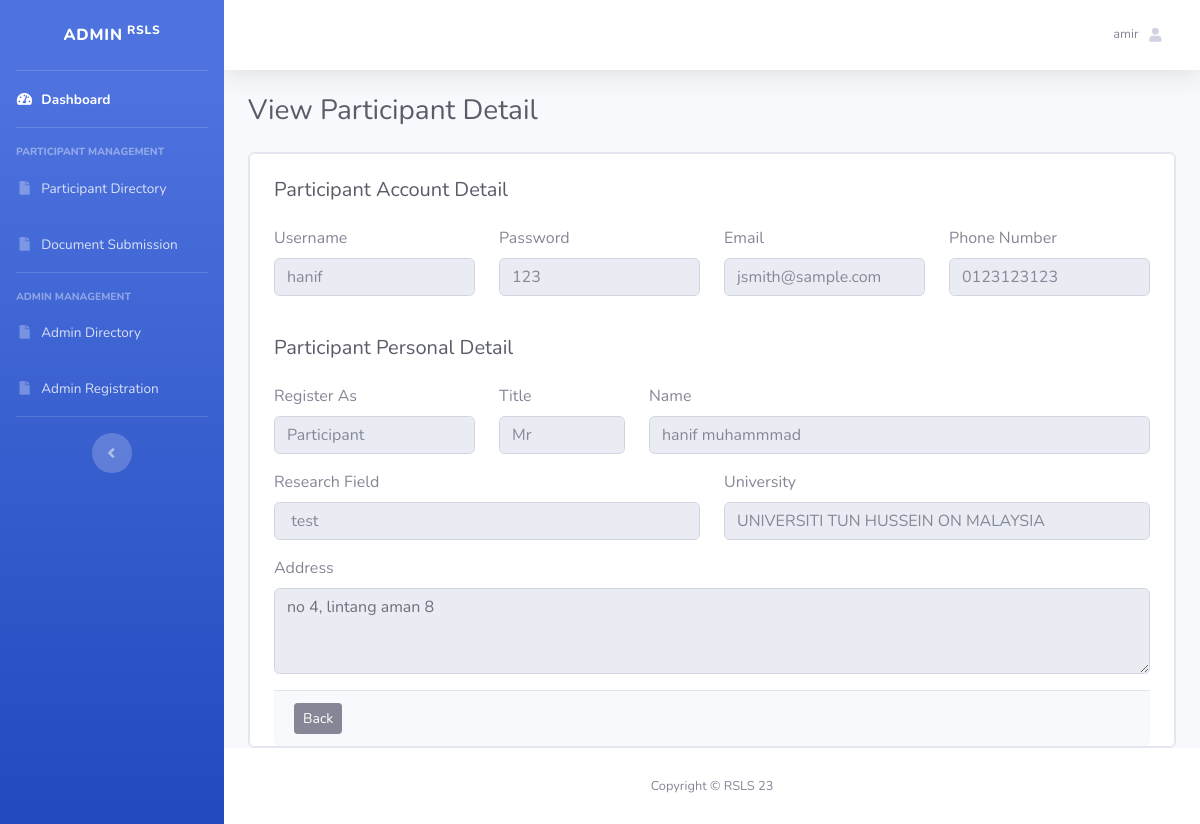
The app's page /admin/participant_management/viewParticipant.php?id=13 (signed in) with its own data.
### tables this page shows
CREATE TABLE `registration` (
  `id` int(100) NOT NULL,
  `title` varchar(10) DEFAULT NULL,
  `full_name` varchar(30) DEFAULT NULL,
  `phone_number` varchar(20) DEFAULT NULL,
  `register_as` varchar(20) DEFAULT NULL,
  `address` varchar(50) DEFAULT NULL,
  `university` varchar(50) DEFAULT NULL,
  `research_field` varchar(100) DEFAULT NULL,
  `id_login` int(100) DEFAULT NULL
);

CREATE TABLE `users` (
  `id` int(100) NOT NULL,
  `username` varchar(50) DEFAULT NULL,
  `email` varchar(30) DEFAULT NULL,
  `password` varchar(100) DEFAULT NULL,
  `trn_date` varchar(20) DEFAULT NULL,
  `access_level` varchar(20) DEFAULT NULL
);

### admin/participant_management/viewParticipant.php (the view, shortened to what this page needs)
<?php
require('../../db/db_connect.php');
if (isset($_GET['id'])) {
    $Id = $_GET['id'];
    $query = "SELECT * FROM users JOIN registration ON users.id = registration.id_login WHERE registration.id_login = $Id";
    $result = mysqli_query($conn,$query) or die(mysqli_connect_error());
    $user = mysqli_fetch_assoc($result);
}
?>
<!DOCTYPE html>
<html lang="en">
<head>
    <link href="../vendor/fontawesome-free/css/all.min.css" rel="stylesheet" type="text/css">
    <link href="../css/sb-admin-2.min.css" rel="stylesheet">
        <link href="../vendor/datatables/dataTables.bootstrap4.min.css" rel="stylesheet">
</head>
<body id="page-top">
    <div id="wrapper">
        <ul class="navbar-nav bg-gradient-primary sidebar sidebar-dark accordion" id="accordionSidebar">
            <a class="sidebar-brand d-flex align-items-center justify-content-center" href="index.php">
                <div class="sidebar-brand-text mx-2">Admin<sup> RSLS</sup></div>
            </a>
            <hr class="sidebar-divider my-0">
            <li class="nav-item active">
                <a class="nav-link" href="../index.php">
                    <i class="fas fa-fw fa-tachometer-alt"></i>
                    <span>Dashboard</span></a>
            </li>
            <hr class="sidebar-divider">
            <div class="sidebar-heading">
                Participant Management
            </div>
            <li class="nav-item">
                <a class="nav-link" href="index.php">
                    <i class="fas fa-fw fa-file"></i>
                    <span>Participant Directory</span></a>
            </li>
            <li class="nav-item">
                <a class="nav-link" href="../document_submission/index.php">
                    <i class="fas fa-fw fa-file"></i>
                    <span>Document Submission</span></a>
            </li>
            <hr class="sidebar-divider d-none d-md-block">
            <div class="sidebar-heading">
                Admin Management
            </div>
            <li class="nav-item">
                <a class="nav-link" href="../admin_management/index.php">
                    <i class="fas fa-fw fa-file"></i>
                    <span>Admin Directory</span></a>
            </li>
            <li class="nav-item">
                <a class="nav-link" href="../admin_management/registerAdmin.php">
                    <i class="fas fa-fw fa-file"></i>
                    <span>Admin Registration</span></a>
            </li>
            <hr class="sidebar-divider d-none d-md-block">
            <div class="text-center d-none d-md-inline">
                <button class="rounded-circle border-0" id="sidebarToggle"></button>
            </div>
        </ul>
        <div id="content-wrapper" class="d-flex flex-column">
            <div id="content">
                <nav class="navbar navbar-expand navbar-light bg-white topbar mb-4 static-top shadow">
                    <ul class="navbar-nav ml-auto">
                        <li class="nav-item dropdown no-arrow">
                            <a class="nav-link dropdown-toggle" href="#" id="userDropdown" role="button"
                                data-toggle="dropdown" aria-haspopup="true" aria-expanded="false">
                                <span class="mr-2 d-none d-lg-inline text-gray-600 small"> <?php echo $_SESSION['username']; ?></span>
                                <i class="fas fa-user fa-sm fa-fw mr-2 text-gray-400"></i>
                            </a>
                        </li>
                    </ul>
                </nav>
                 <div class="container-fluid">
<h1 class="h3 mb-4 text-gray-800">View Participant Detail</h1>
<div class="card card-outline card-primary">
    <div class=" card card-outline  ">
            <div class="container-fluid">
                <div id="msg"></div> <br>
                <form action="" id="manage-user" method="POST">
                <h1 class="h5 mb-4 text-gray-800">Participant Account Detail</h1>
                    <div class="form-group row">
                        <div class="col-sm-3 mb-3 mb-sm-0">
                            <label for="title">Username</label>
                            <input type="text" class="form-control form-control-user" name="username"id="username" placeholder="<?php echo $user['username']?>" disabled>
                        </div>
                        <div class="col-sm-3">
                            <label for="password">Password</label>
                            <input type="text" class="form-control form-control-user" name="password" id="password" placeholder="<?php echo $user['password']?>" disabled>
                        </div>
                        <div class="col-sm-3">
                            <label for="name">Email</label>
                            <input type="text" class="form-control form-control-user" name="email" id="email" placeholder="<?php echo $user['email']?>" disabled>
                        </div>
                        <div class="col-sm-3 mb-3 mb-sm-0">
                            <label for="title">Phone Number</label>
                            <input type="text" class="form-control form-control-user" name="phone_number"id="phone_number" placeholder="<?php echo $user['phone_number']?>" disabled>
                        </div>
                    </div> <br>
                    <h1 class="h5 mb-4 text-gray-800">Participant Personal Detail</h1>
                    <div class="form-group row">
                        <div class="col-sm-3 mb-3 mb-sm-0">
                            <label for="title">Register As</label>
                            <input type="text" class="form-control form-control-user" name="register_as"id="register_as" placeholder="<?php echo $user['register_as']?>" disabled>
                        </div>
                        <div class="col-sm-2 mb-3 mb-sm-0">
                            <label for="title">Title</label>
                            <input type="text" class="form-control form-control-user" name="title"id="title" placeholder="<?php echo $user['title']?>" disabled>
                        </div>
                        <div class="col-sm-7">
                            <label for="name">Name</label>
                            <input type="text" class="form-control form-control-user" name="full_name" id="full_name" placeholder="<?php echo $user['full_name']?>" disabled>
                        </div>
                    </div>
                    <div class="form-group row">
                        <div class="col-sm-6 mb-3 mb-sm-0">
                            <label for="research_field">Research Field</label>
                            <input type="text" class="form-control form-control-user" name="research_field"id="research_field" placeholder="<?php echo $user['research_field']?>" disabled>
                        </div>
                        <div class="col-sm-6">
                            <label for="university">University</label>
                            <input type="text" class="form-control form-control-user" name="university" id="university" placeholder="<?php echo $user['university']?>" disabled>
                        </div>
                    </div>
                    <div class="form-group">
                        <label for="Address">Address</label>
                        <textarea class="form-control" id="exampleFormControlTextarea1" id="address" name="address" rows="3" disabled><?php echo $user['address']?></textarea>
                    </div>
                    <div class="card-footer">
                        <div class="col-md-12">
                            <div class="row">
                              <a class="btn btn-sm btn-secondary" href="index.php">Back</a>
                            </div>
                        </div>
                    </div>
                </form>
            </div>
        </div>
    </div>
</div>
</div>
            <footer class="sticky-footer bg-white">
                <div class="container my-auto">
                    <div class="copyright text-center my-auto">
                        <span>Copyright &copy; RSLS 23</span>
                    </div>
                </div>
            </footer>
        </div>
    </div>
</body>
</html>

### records on screen
registration: username "hanif", password "123", email "jsmith@sample.com", phone_number "0123123123", register_as "Participant", title "Mr", full_name "hanif muhammmad", research_field "test", university "UNIVERSITI TUN HUSSEIN ON MALAYSIA", address "no 4, lintang aman 8"

### other values on screen
$_SESSION['username'] "amir"
